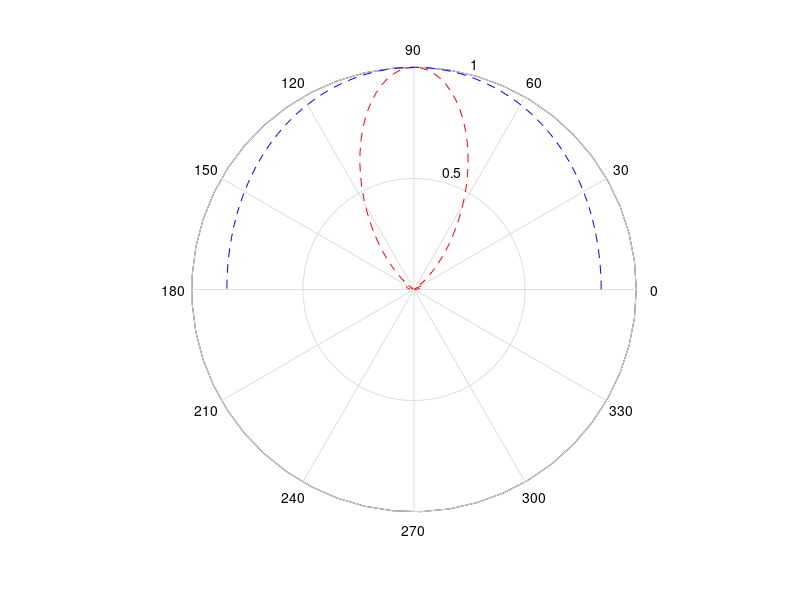

MATLAB code to generate this figure:
clc;
close all;
clear all;

theta = 0:0.01*pi:pi;
k = 1.88;
w = 4;
h = 0.1588;
a = (k*w)/2;
e = (sin(a*cos(theta))./(a*cos(theta))).*sin(theta);
polar(theta,abs(e)./max(e),'--r');
hold on
b = (k*h)/2;
c = (k*0.6)/2;
h = (sin(b*cos(theta))./(b*cos(theta))).*cos(c*cos(theta));
polar(theta,abs(h)./max(h),'--b');